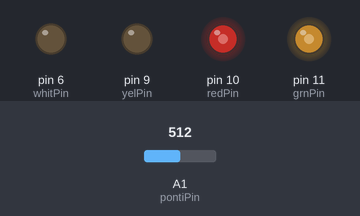
A sketch run on a simulated Arduino Uno, built with avr-gcc and run on an emulated ATmega328P. On the bench: output pins drawn as LEDs (lit = HIGH). The test bench sets the inputs (shaded band); at power-on: A1 (pontiPin) = 512.

Above: at 5.2 s.
5.3 s: A1 (pontiPin) set to 122
At 6.6 s:
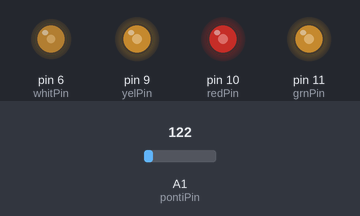
10.6 s: A1 (pontiPin) set to 0
At 11.58 s:
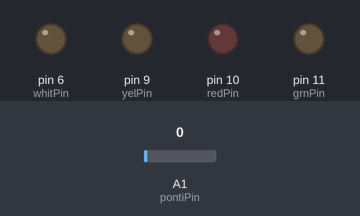
Timing chart, 0 to 21.9 s (numbered marks = the images above; inputs shaded):
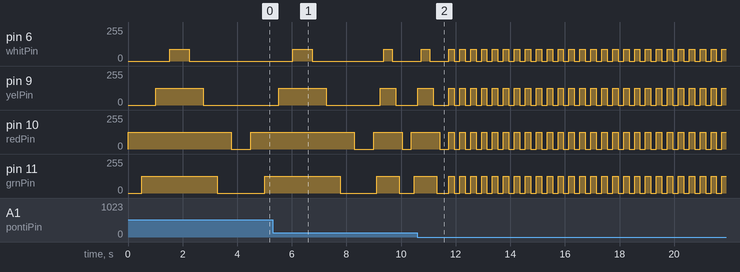

Measured:
- by itself, pin 10 (redPin), pin 11 (grnPin): repeats every 0.40 s: 127/255 0.20 s, 0/255 0.20 s

The sketch:

Potentiometer.ino
```cpp
int cnt;

int pontiPin = 1;
int grnPin = 11;
int whitPin = 6;
int redPin = 10;
int yelPin = 9;

void setup() {
  // initialize the LED pin as an output:
  pinMode(whitPin, OUTPUT);
  pinMode(redPin,OUTPUT);
  pinMode(grnPin,OUTPUT);
  pinMode(yelPin,OUTPUT);
  //Serial.begin(9600);
  cnt = 0;
}

void loop(){

 //Get the value from the potentimeter
 int val = analogRead(pontiPin);

// Serial.println(val);

 //translate the value
 int fin = map(val,0,1024,0,255);
 //Serial.println(fin);
 //Serial.println("-------------------");
 //val = 200;

 fin  = 127;
 analogWrite(redPin, fin);
 delay(val);
 analogWrite(grnPin, fin);
 delay(val);
 analogWrite(yelPin, fin);
 delay(val);
 analogWrite(whitPin, fin-40);
 //digitalWrite(7,HIGH);

 delay(val+200);

 digitalWrite(whitPin,LOW);
 delay(val);
 digitalWrite(yelPin,LOW);
 delay(val);
 digitalWrite(grnPin,LOW);
 delay(val);
 digitalWrite(redPin,LOW);

 delay(val+200);
// cnt+=100;
}
```
